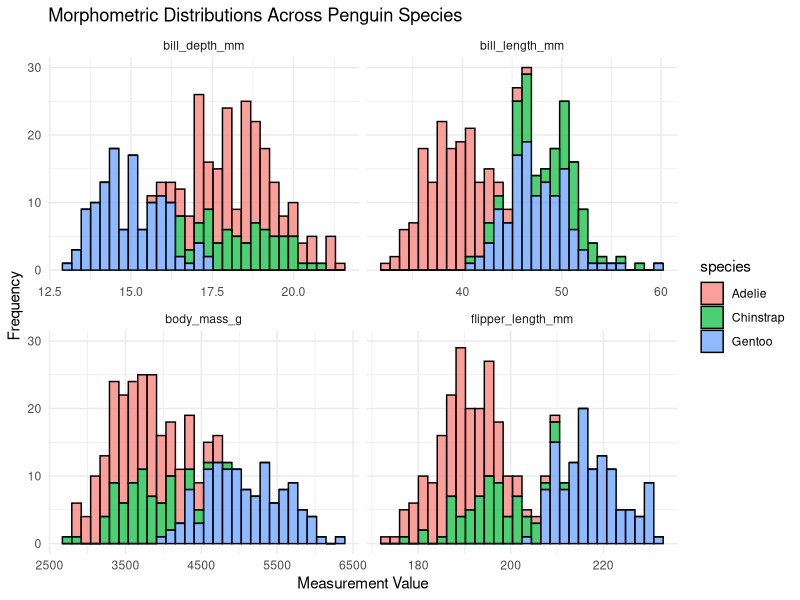

The R source for this figure:
## ---- chunk 1
knitr::opts_chunk$set(echo = FALSE,
	include = TRUE,
	message = FALSE,
	warning = FALSE)
## ---- chunk 2
library(tidyverse)
library(palmerpenguins)
library(lubridate)
## ---- chunk 3
billboard #tibble about billboard rank of songs in 2000 
#First three columns - artist, track, and date.entered 
#Every column after is a week (76 columns) - NOT TIDY! The column names are a variable (e.g., Week 1) and the cell values are a variable too (ranking during that week)
#Going to use pivot_longer() to tidy 
billboard%>%
  pivot_longer(
    cols=starts_with("wk"), #specifies which column you want to pivot 
    names_to="week", #names the variable that was stored in the column  
    values_to="rank", #names the variable that was stored in the cell values 
    values_drop_na=TRUE #removes all NA values that existed once a song was no longer in billboard for subsequent weeks 
  )
## ---- chunk 4
df <- tribble(
  ~id,  ~bp1, ~bp2,
   "A",  100,  120,
   "B",  140,  115,
   "C",  120,  125
) #creates data set called df with 3 variables and associated values 
#Want data set to have three variables - id (already exists), measurement (the column names), and value (cell values) - need to make it longer! 
df%>%
  pivot_longer(
    cols=bp1:bp2, 
    names_to="measurement", 
    values_to="value"
  )
## ---- chunk 5
cms_patient_experience #each organisation is spread over 6 rows, each row for each measurement taken in the survey organisation 
cms_patient_experience%>% 
  pivot_wider( 
    id_cols=starts_with("org"), #tells pivot_wider() which columns have values that uniquely identify each row 
    names_from=measure_cd, #column name
    values_from=prf_rate #existing columns that define the values 
  )
## ---- chunk 6
df <- tribble(
  ~id, ~measurement, ~value,
  "A",        "bp1",    100,
  "B",        "bp1",    140,
  "B",        "bp2",    115, 
  "A",        "bp2",    120,
  "A",        "bp3",    105
)

df%>% 
  pivot_wider(
    names_from=measurement, #using names from measurement column 
    values_from=value #cell values from value column 
  )

df%>% 
  distinct(measurement)%>% 
  pull() #pivot_wider needs to figure out what will go in the rows, tells it the new column names will be the unique values of 'measurement' column 

df%>% 
  select(-measurement,-value)%>%
  distinct() #rows in the output are determined by all the variables that aren't going into new name or values (called id_cols)

df%>% 
  select(-measurement,-value)%>% 
  distinct()%>%
  mutate(x=NA,y=NA,z=NA) # pivot_wider() combines these results to generate an empty data frame 
#It then fills in all the missing values using the data in the input 
## ---- chunk 7
#Create a long version of the penguins data set
penguins_long<-penguins%>%
  pivot_longer(
    cols=c(bill_length_mm,bill_depth_mm,flipper_length_mm,body_mass_g), #id's the columns you are wanting to pivot
    names_to="measurement_type", #name of the new column 
    values_to="value" #source the values from the cell values in original data set
  )
head(penguins_long) #measurement_type now a column, with each type a different row, and corresponding values in 'value' column 

penguins_long%>% 
  drop_na(value)%>% 
  ggplot(aes(x=value,fill=species))+
  geom_histogram(bins=30,alpha=0.7,colour="black")+
  facet_wrap(~measurement_type,scales="free_x")+
  theme_minimal()+
  labs(
    title="Morphometric Distributions Across Penguin Species",
    x="Measurement Value", 
    y="Frequency"
  ) #lengthened formula of this data set is what is needed in ggplot for multi-panel faceting. ggplot2 generates panel for each measurement type, with x-axis based on the associated values from each measurement type, and y-axis showing the frequency. Plot is also coloured by species. 

#EXAMPLE: Widen the penguin data set 

#calculate mean body mass for each species on each island 
mass_summary<-penguins%>% 
  drop_na(body_mass_g)%>%
  group_by(species,island)%>% 
  summarise(mean_mass=mean(body_mass_g))
head(mass_summary)

mass_matrix<-mass_summary%>% 
  pivot_wider( #using pivot_wider to pull island names into column to create clean matrix of species by island 
    names_from=island, #new column header
    values_from=mean_mass #which columns values populates the cells beneath the new column header 
  )
head(mass_matrix) #NA values in some areas, indicating clearly islands that don't have particular species (biological insight from a table!!)
## ---- chunk 8
table3 #one column (called rate) contains two variables (cases and population)

#can use separate() function to separate one column into multiple columns 
table3%>%
  separate(rate,into=c("cases","population")) #cases now in one column, population in a different 
#separate() will split values when it sees a non-alphanumeric character, if you want to specify the character, use sep="" argument within separate() 
table3%>%
  separate(rate,into=c("cases","population"),,sep="/")
#both cases and population are listed as characters (this is the default of separate()), can ask separate() to convert them to better types using convert=TRUE 
table3%>%
  separate(rate,into=c("cases","population"),sep="/",convert=TRUE) #now stored as integers 
#can also pass a vector of integers to sep for separate() to interpret and split at, when using integers to separate strings, the length of sep should be one less than the number of name in into 
table3%>% 
  separate(year,into=c("century","year"),sep=2) #separates the last two digits of each year 
## ---- chunk 9
table5 #century in one column, year in another 

table5%>% 
  unite(new,century,year,sep="") #combines century and year into new column called "new" 
#added sep="" because we don't want any separator and the default is for unite() to add an underscore 
## ---- chunk 10
messy_sites <- tibble(
  site_id = c(" Nelly Bay", "nelly_bay", "NELLY BAY", " Geoffrey_Bay ", "geoffrey bay")
) #different spellings, capitalisations etc. 

#use stringr within mutate to standardise the text 
clean_sites<-messy_sites%>% 
  mutate(
    site_clean=str_to_lower(site_id), #convert everything to lower case
    site_clean=str_trim(site_clean), #trim any leading or trailing whitespace (invisible spaces at the end of names)
    site_clean=str_replace_all(site_clean,pattern=" ",replacement="_") #replace spaces (telling it to look for spaces with pattern=" " ) with underscores (replacement="_")
  )
print(clean_sites) #now all id's formed into two clean categories = nelly_bay and geoffrey_bay 

#NOTE: had to move str_trim to being above str_replace_all as we were telling mutate() to replace " " with "_" first originally, which means there was no " " to remove with str_trim() 
## ---- chunk 11
# Parsing different date formats
date_1 <- dmy("25/12/2026")
date_2 <- ymd("2026-12-25")

# R now recognizes these as identical Date objects
date_1 == date_2 # TRUE 

# A tibble of raw sensor data with a messy character time stamp
sensor_data <- tibble(
  raw_time = c("14-05-2026 08:30:00", "14-05-2026 08:45:00", "14-05-2026 09:00:00"),
  temperature = c(24.5, 24.6, 24.4)
)

sensor_clean<-sensor_data%>%
  mutate(
    true_time=dmy_hms(raw_time) #telling mutate that our preferred time structure is day-month-year-hour-minute-second 
  )
print(sensor_clean) 
## ---- chunk 12
# Table 1: Biological observation data
observations <- tibble(
  site_code = c("NB", "GB", "MI", "NB"),
  species = c("Trout", "Snapper", "Trout", "Cod"),
  count = c(5, 2, 1, 3)
)

# Table 2: Spatial metadata
site_metadata <- tibble(
  site_code = c("NB", "GB", "MI", "RP"),
  zone = c("Marine National Park", "Conservation Park", "Habitat Protection", "General Use"),
  lat = c(-19.16, -19.15, -19.14, -19.12)
)

#Workhorse: using left_join() - keeps all the rows from your left table and matches data from your right table wherever the key matches
joined_data<-observations %>%
  left_join(site_metadata,by=join_by(site_code))
print(joined_data) #every row of biological data has a zone and latitude attached to it - perfect!

#Strict Filter: inner_join() - only keeps rows that have complete matches in both tables (if an observation occurs at a site that isn't listed in the metadata, that observation will be entirely dropped from the data set)
matched_data<-observations%>% 
  inner_join(site_metadata,by=join_by(site_code)) #only use this is you want to analyse data that has complete spatial or environmental context!! 
print(matched_data)

#The Detective: anti_join() - does not add new columns, instead it filters your left table to only show rows that do not have a match in the right table - incredibly powerful diagnostic tool!! If you try a left_join() and end up with unexpected NA values, use an anti_join() to find out exactly which site codes are misspelled or missing from your metadata table.
missing_context<-observations%>%
  anti_join(site_metadata,by=join_by(site_code))
print(missing_context) #which observations are missing from our metadata dictionary? 
## ---- chunk 13
# Raw data from an old temperature logger
logger_data <- tibble(
  depth_m = c(10, 20, 30, 40),
  temp_c = c(24.5, 24.1, -999, 23.5)) # -999 is a known sensor error code

# Convert the -999 error codes to true NA values
fixed_logger <- logger_data |>
  mutate(temp_c = na_if(temp_c, -999)) 

print(fixed_logger) #should always try and fix these errors as soon as you import the data 
## ---- chunk 14
# Simulate some count data
shark_counts <- tibble(
  site = c("Reef_A", "Reef_B", "Reef_C"),
  shark_count = c(3, NA, 5)) # The NA here actually means 0 sharks were seen

# Replace NA with 0 
shark_fixed <- shark_counts |>
  mutate(shark_count = coalesce(shark_count, 0))

print(shark_fixed)
## ---- chunk 15
cpue_data <- tibble(
  site = c("Bay_1", "Bay_2"),
  catch = c(10, 0),
  effort_hours = c(2, 0))

# Calculating CPUE (catch / effort)
cpue_calc <- cpue_data |>
  mutate(
    cpue = catch / effort_hours)

print(cpue_calc) #Bay 2 CPUE shows NaN 
#R generally treats NaN identically to NA (drop_na() will remove both), but you can also isolate NaN using is.nan()
## ---- chunk 16
raw_catch <- tibble(
  site = c("Reef_1", "Reef_1", "Reef_2"),
  species = c("Pmaculatus", "Pleopardus", "Pmaculatus"),
  count = c(5, 2, 8)) #raw catch log of coral trout species, only lists what was caught 

#raw_catch implies that Reef_2 was surveyed but no P. leopardus was found there. If we calculate the mean catch of P. leopardus across all sites, base R will tell us it is 2 (because it only knows about Reef_1). Ecologically, the mean should be 1 (2 at Reef_1, and 0 at Reef_2). 
#Can use tidyr::complete() to build a zero-data framework - finds all unique combinations of the variables you supply, explicitly creating rows for the missing combinations, and allows you til fill the resulting NAs with 0 

# Force inclusion of hidden zero-catch data
full_catch_matrix <- raw_catch |>
  complete(site, species, fill = list(count = 0))

print(full_catch_matrix) #Reef_2 now explicitly lists Pleopardus as 0 - important prerequisite before doing GLMs or other analyses 
## ---- chunk 17
sensor_log <- tibble(
  day = 1:4,
  salinity = c(35.2, 35.1, NA, 35.3)
)
print(sensor_log) #day 3 has a salinity of N/A 

# Remove any row where salinity is missing
clean_log <- sensor_log |>
  drop_na(salinity)

print(clean_log) #have now removed day 3 entirely from the tibble 
## ---- chunk 18
# The messy metadata provided by your colleague
island_metadata <- tibble(
  island_name = c(" biscoe", "Dream ", "Torgersen"),
  station_install = c("15/01/2003", "22-03-2004", "05/11/2001"),
  latitude = c(-64.81, -64.73, -64.76)
)

print(island_metadata)

#TASK: create new object called clean_metadata. Using mutate(), stringr and lubridate, fix the island_name column so that it perfectly matches the island column in the penguins data set. Then, convert the station_install column into a proper data object. 

clean_metadata<-island_metadata%>% 
  mutate(
    island=str_to_title(island_name), #to capitalise the first letter of the island 
    island=str_trim(island) #trim any leading or trailing whitespace (using the island column created above [was overwriting the str_to_title by using the island_name column before]) 
  )

print(clean_metadata) #new column called island (like penguins), with correct island names (like penguins )
?stringr #used to check if I could use a different str_to_? function to capitalise the first letter (so it matches the penguins dataset)

metadata_dated<-clean_metadata%>%
  mutate(
    true_time=dmy(station_install) #telling mutate that our preferred time structure is day-month-year-hour-minute-second 
  )
print(metadata_dated) 
## ---- chunk 19
penguins_spatial<-penguins%>%
  left_join(metadata_dated,by=join_by(island)) #can use island as used island as the column name when correcting the formatting of the island names in Exercise One :) 
print(penguins_spatial)
## ---- chunk 20
#Drop any missing values in body_mass_g column 
# Remove any row where salinity is missing
penguins_spatial_clean<-penguins_spatial%>%
  drop_na(body_mass_g)

print(penguins_spatial_clean)
summary(penguins_spatial_clean)

#Group by species and island 
penguins_spatial_clean%>%
  group_by(species,island)%>%
  summarise(max_body_mass=max(body_mass_g))%>%
  pivot_wider(
    names_from=island, #asking the island names to be the columns  
    values_from=max_body_mass #cell values under the islands should be max_body_mass (g)
  )
